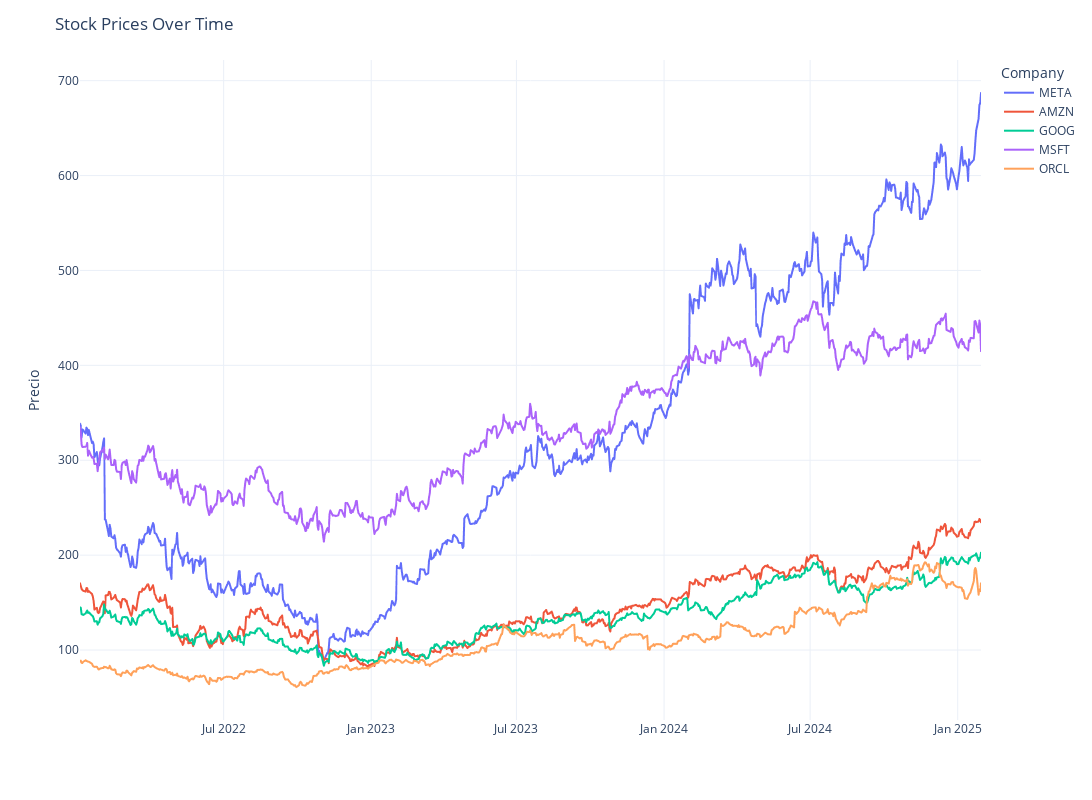

Notebook code for this chart:
### Code cell
import plotly.express as px


df_melted = data.reset_index().melt(id_vars='Date', value_vars=['META', 'AMZN', 'GOOG', 'MSFT', 'ORCL'])
df_melted = df_melted.rename(columns={'index': 'Date', 'Ticker': 'Company', 'value': 'Stock Price'})

# figura con Plotly Express
fig = px.line(df_melted, x='Date', y='Stock Price', color='Company')

# Actualizar layout para que se asemeje al estilo de Seaborn
fig.update_layout(
    title='Stock Prices Over Time',
    xaxis_title='',
    yaxis_title='Precio',
    legend_title='Company',
    template='plotly_white',
    width=1200, # Ancho de la figura
    height=800  # Altura de la figura
)

# Mostramos la figura
fig.show()

### Figure 1 — Plotly figure (JSON) as saved in the notebook; plotly's stock layout.template omitted (floating-point values rounded to 4 significant figures; data arrays with more than 128 entries replaced by an {"elided": "..."} marker saying what was removed)
{"data": [{"hovertemplate": "Company=META<br>Date=%{x}<br>Stock Price=%{y}<extra></extra>", "legendgroup": "META", "line": {"color": "#636efa", "dash": "solid"}, "marker": {"symbol": "circle"}, "mode": "lines", "name": "META", "showlegend": true, "type": "scattergl", "x": {"elided": "772 str values"}, "xaxis": "x", "y": {"elided": "772 float values"}, "yaxis": "y"}, {"hovertemplate": "Company=AMZN<br>Date=%{x}<br>Stock Price=%{y}<extra></extra>", "legendgroup": "AMZN", "line": {"color": "#EF553B", "dash": "solid"}, "marker": {"symbol": "circle"}, "mode": "lines", "name": "AMZN", "showlegend": true, "type": "scattergl", "x": {"elided": "772 str values"}, "xaxis": "x", "y": {"elided": "772 float values"}, "yaxis": "y"}, {"hovertemplate": "Company=GOOG<br>Date=%{x}<br>Stock Price=%{y}<extra></extra>", "legendgroup": "GOOG", "line": {"color": "#00cc96", "dash": "solid"}, "marker": {"symbol": "circle"}, "mode": "lines", "name": "GOOG", "showlegend": true, "type": "scattergl", "x": {"elided": "772 str values"}, "xaxis": "x", "y": {"elided": "772 float values"}, "yaxis": "y"}, {"hovertemplate": "Company=MSFT<br>Date=%{x}<br>Stock Price=%{y}<extra></extra>", "legendgroup": "MSFT", "line": {"color": "#ab63fa", "dash": "solid"}, "marker": {"symbol": "circle"}, "mode": "lines", "name": "MSFT", "showlegend": true, "type": "scattergl", "x": {"elided": "772 str values"}, "xaxis": "x", "y": {"elided": "772 float values"}, "yaxis": "y"}, {"hovertemplate": "Company=ORCL<br>Date=%{x}<br>Stock Price=%{y}<extra></extra>", "legendgroup": "ORCL", "line": {"color": "#FFA15A", "dash": "solid"}, "marker": {"symbol": "circle"}, "mode": "lines", "name": "ORCL", "showlegend": true, "type": "scattergl", "x": {"elided": "772 str values"}, "xaxis": "x", "y": {"elided": "772 float values"}, "yaxis": "y"}], "layout": {"height": 800, "legend": {"title": {"text": "Company"}, "tracegroupgap": 0}, "margin": {"t": 60}, "title": {"text": "Stock Prices Over Time"}, "width": 1200, "xaxis": {"anchor": "y", "domain": [0, 1], "title": {"text": ""}}, "yaxis": {"anchor": "x", "domain": [0, 1], "title": {"text": "Precio"}}}}
